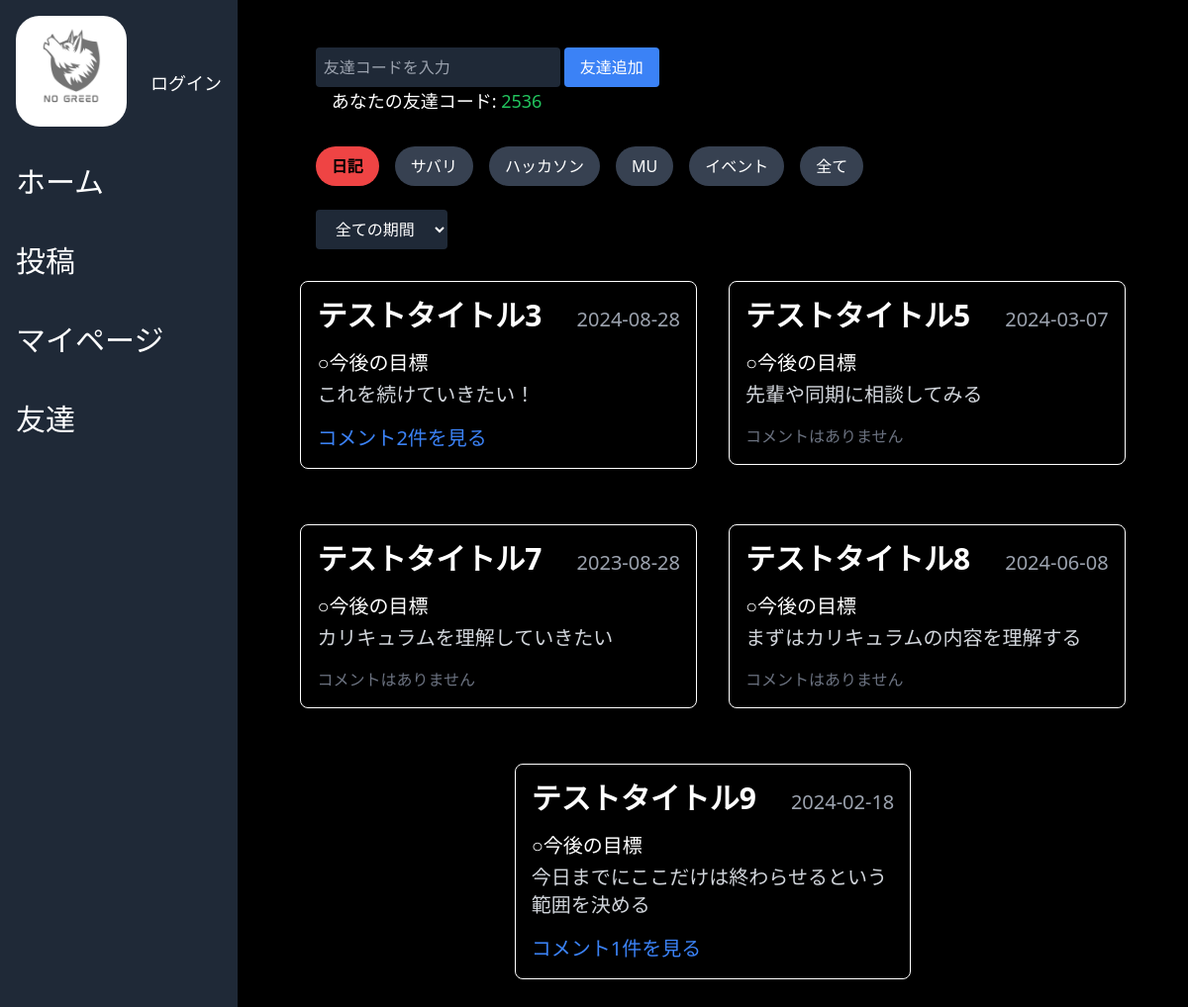
/userpage/mypage/friend.php, run on the app's committed database.
### tables this page shows
CREATE TABLE user(
  id INT PRIMARY KEY AUTO_INCREMENT,
  password VARCHAR(32) NOT NULL,
  email VARCHAR(32) NOT NULL,
  name VARCHAR(20) NOT NULL,
  gender INT,
  category INT,
  number FLOAT,
  photo_path VARCHAR(255) DEFAULT NULL,
  friend_cord VARCHAR(4)
);

CREATE TABLE event_category(
  id INT PRIMARY KEY AUTO_INCREMENT,
  feedback_id INT,
  category INT
);

CREATE TABLE feedback(
  id INT PRIMARY KEY AUTO_INCREMENT,
  user_id INT,
  title TEXT,
  score INT,
  reason TEXT,
  real_action TEXT,
  study TEXT,
  next_action TEXT,
  event_date DATE,
  created_at TIMESTAMP DEFAULT CURRENT_TIMESTAMP,
  updated_at TIMESTAMP DEFAULT CURRENT_TIMESTAMP ON UPDATE CURRENT_TIMESTAMP
);

### src/userpage/mypage/friend.php (the view, shortened to what this page needs)
<?php
require '../../dbconnect.php';
$user_id = $_SESSION['user_id'] ?? 1;
$stmt = $dbh->prepare('SELECT * FROM user WHERE id = :user_id');
$stmt->execute([':user_id' => $user_id]);
$user = $stmt->fetch(PDO::FETCH_ASSOC);
$periodCondition = '';
$stmt = $dbh->prepare("
    SELECT
        feedback.*,
        (SELECT COUNT(*) FROM comments WHERE comments.feedback_id = feedback.id) AS comment_count,
        event_category.*
    FROM
        feedback
    INNER JOIN
        friendship ON feedback.user_id = friendship.friend_id
    LEFT JOIN
        event_category ON feedback.id = event_category.feedback_id
    WHERE
        friendship.user_id = :user_id
        $periodCondition
");
$stmt->execute([':user_id' => $user_id]);
$feedbacks = $stmt->fetchAll(PDO::FETCH_ASSOC);
?>
<!DOCTYPE html>
<html lang="en">
<head>
    <script src="https://cdn.tailwindcss.com"></script>
</head>
<body class="bg-black text-white">
    <div class="flex">
        <section class="bg-gray-800 w-1/5 h-screen p-4 sticky top-0">
            <div class="mb-10">
                <div class="flex items-center justify-between">
                    <div>
                        <img src="../../assets/img/No greed.png" alt="Logo" class="mb-6 rounded-3xl size-28">
                    </div>
                    <div class="ml-4">
                        <?php if (isset($_SESSION['user_id'])): ?>
                            <div class="flex justify-center">
                                <img src="../../assets/img/<?php echo htmlspecialchars($user['photo_path'], ENT_QUOTES, 'UTF-8'); ?>" alt="User Icon" class="w-16 h-16 rounded-full">
                            </div>
                            <div>
                                <span class="mr-1 text-lg">
                                    <?php
                                    $symbol = '';
                                    if ($user['category'] == 1) {
                                        $symbol = '①';
                                    } elseif ($user['category'] == 2) {
                                        $symbol = '②';
                                    } elseif ($user['category'] == 3) {
                                        $symbol = '③';
                                    }
                                    echo htmlspecialchars($symbol, ENT_QUOTES, 'UTF-8') . ' ';
                                    ?>
                                </span>
                                <span class="text-lg"><?php echo htmlspecialchars($user['name'], ENT_QUOTES, 'UTF-8'); ?></span>さん
                            </div>
                        <?php else: ?>
                            <a href="../../user/login/login.php" class="text-white text-lg">ログイン</a>
                        <?php endif; ?>
                    </div>
                </div>
                <nav>
                    <ul class="space-y-4">
                        <li class="mb-4 h-16 hover:bg-gray-100 flex items-center">
                            <a href="../home/home.php" class="flex items-center text-lg">
                                <span class="text-3xl">ホーム</span>
                            </a>
                        </li>
                        <li class="mb-4 h-16 hover:bg-gray-100 flex items-center">
                            <a href="../../post/post.php" class="flex items-center text-lg hover:bg-gray-100">
                                <span class="text-3xl">投稿</span>
                            </a>
                        </li>
                        <li class="mb-4 h-16 hover:bg-gray-100 flex items-center">
                            <a href="./mypage.php" class="flex items-center text-lg hover:bg-gray-100">
                                <span class="text-3xl">マイページ</span>
                            </a>
                        </li>
                        <li class="mb-4 h-16 hover:bg-gray-100 flex items-center">
                            <a href="./friend.php" class="flex items-center text-lg hover:bg-gray-100">
                                <span class="text-3xl">友達</span>
                            </a>
                        </li>
                    </ul>
                </nav>
            </div>
        </section>
        <section class="w-4/5 flex justify-center p-4">
            <div class="w-11/12 p-6 rounded-lg shadow-lg">
                <div class="mb-8">
                    <form action="./friend.php" method="POST">
                        <input type="text" name="friend_cord" placeholder="友達コードを入力" class="bg-gray-800 text-white p-2 rounded">
                        <button class="bg-blue-500 text-white px-4 py-2 mt-2 rounded" type="submit">友達追加</button>
                        <div class="ml-4 text-lg">
                            あなたの友達コード: <span class="text-green-500"><?php echo htmlspecialchars($user['friend_cord'], ENT_QUOTES, 'UTF-8'); ?></span>
                        </div>
                    </form>
                </div>
                <div class="flex space-x-4 mb-6">
                    <div id="tab-1" class="cursor-pointer px-4 py-2 bg-red-500 rounded-full text-black font-semibold" onclick="filterCategory(1)">日記</div>
                    <div id="tab-2" class="cursor-pointer px-4 py-2 bg-gray-700 rounded-full" onclick="filterCategory(2)">サバリ</div>
                    <div id="tab-3" class="cursor-pointer px-4 py-2 bg-gray-700 rounded-full" onclick="filterCategory(3)">ハッカソン</div>
                    <div id="tab-4" class="cursor-pointer px-4 py-2 bg-gray-700 rounded-full" onclick="filterCategory(4)">MU</div>
                    <div id="tab-5" class="cursor-pointer px-4 py-2 bg-gray-700 rounded-full" onclick="filterCategory(5)">イベント</div>
                    <div id="tab-0" class="cursor-pointer px-4 py-2 bg-gray-700 rounded-full" onclick="filterCategory(0)">全て</div>
                </div>
                <div class="mb-8">
                    <form action="./friend.php" method="POST">
                        <select name="period" onchange="this.form.submit()" class="bg-gray-800 text-white px-4 py-2 rounded">
                            <option value="">全ての期間</option>
                        </select>
                    </form>
                </div>
                <div class="flex flex-wrap justify-center gap-8 -mx-4 items-start">
                    <?php foreach ($feedbacks as $feedback): ?>
                        <div style="width: 48%;" class="category-item border border-white p-4 rounded-lg shadow w-full mb-6 px-4" data-category="<?php echo htmlspecialchars($feedback['category'], ENT_QUOTES, 'UTF-8'); ?>">
                            <div class="flex justify-between items-center">
                                <div class="text-3xl font-semibold mb-4"><?php echo htmlspecialchars($feedback['title'], ENT_QUOTES, 'UTF-8'); ?></div>
                                <div class="mb-2 text-gray-400 text-xl"><?php echo htmlspecialchars($feedback['event_date'], ENT_QUOTES, 'UTF-8'); ?></div>
                            </div>
                            <div class="mb-1 text-xl">○今後の目標</div>
                            <div class="text-gray-300 mb-4 text-xl"><?php echo htmlspecialchars($feedback['next_action'], ENT_QUOTES, 'UTF-8'); ?></div>
                            <?php if ($feedback['comment_count'] > 0): ?>
                                <div class="cursor-pointer text-blue-500 text-xl" onclick="toggleComments(<?php echo $feedback['id']; ?>)">
                                    コメント<?php echo $feedback['comment_count']; ?>件を見る
                                </div>
                            <?php else: ?>
                                <div class="text-gray-500">コメントはありません</div>
                            <?php endif; ?>
                        </div>
                    <?php endforeach; ?>
                </div>
            </div>
        </section>
    </div>
</body>
</html>

### data on the page
user: friend_cord "2536"
event_category: feedback.title "テストタイトル3", feedback.event_date "2024-08-28", feedback.next_action "これを続けていきたい！", comment_count "2"
feedback: title "テストタイトル5", event_date "2024-03-07", next_action "先輩や同期に相談してみる", shows "コメントはありません"
feedback: title "テストタイトル7", event_date "2023-08-28", next_action "カリキュラムを理解していきたい", shows "コメントはありません"
feedback: title "テストタイトル8", event_date "2024-06-08", next_action "まずはカリキュラムの内容を理解する", shows "コメントはありません"
feedback: title "テストタイトル9", event_date "2024-02-18", next_action "今日までにここだけは終わらせるという範囲を決める", comment_count "1"
